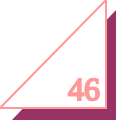
Frame 1 (no input)
Frame 60 (no input): identical to frame 1, image omitted
Frame 120 (the mouse pressed at the canvas centre since frame 60): identical to frame 1, image omitted

The p5.js sketch that drew this single still picture (run headless with seeded random() and noise() and a simulated clock; from frame 60 on, the mouse is pressed at the canvas centre):

// p5.js sketch
// ── sketch.js
function setup() {
  createCanvas(128,128);
}

function draw() {
  background(255);//背景を白にする
  strokeWeight(0);//枠線を無くす
  fill(153, 51, 102);//塗りつぶし色を小豆色にする
  triangle(12,120,116,120,116,10);//背面の三角形を描画
  strokeWeight(2)//枠線を2倍の太さにする
  stroke(color(255,153,153))//枠線の色をピンクにする
  fill(255, 255, 255);//塗りつぶし色を白にする
  triangle(0,108,106,108,106,0);//前面の三角形を描画
  textSize(32);//フォントサイズを３２にする
  textFont("serif");//フォントを変える
  fill(255,153,153)//塗りつぶし色をピンクにする
  text("46", 68, 100);//"46"というテキストを描画
}
